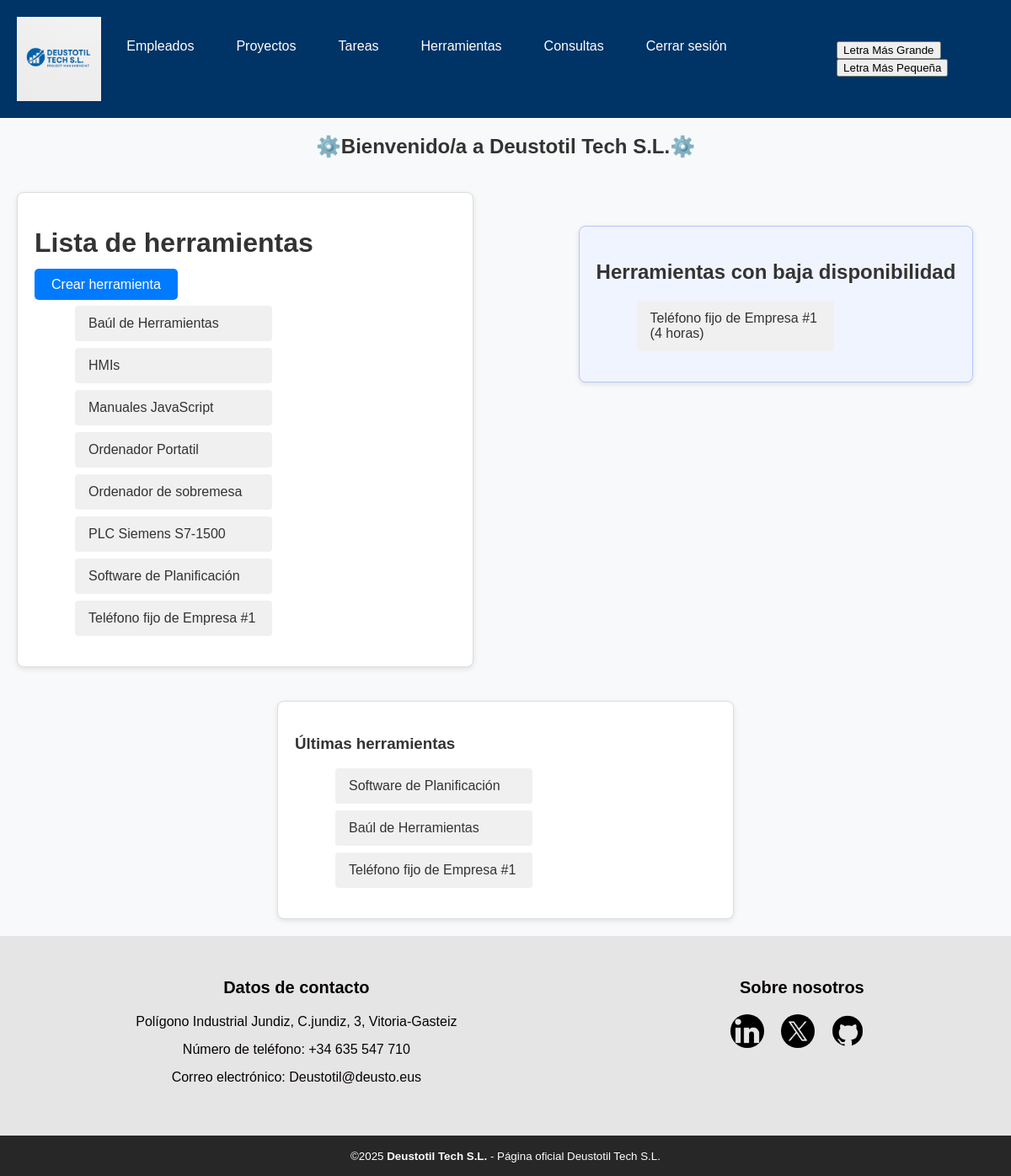
The app's page /AppDjango/herramientas/ (signed in) with its own data.
### AppDjango/models.py (models this page shows, shortened)
class Herramienta(models.Model):
    nombre = models.CharField(max_length=100)
    descripcion = models.TextField()
    horas_disponibilidad = models.IntegerField(default=0)
    fecha_compra = models.DateTimeField(null=True, blank=True) # null: si se deja vacio en formulario (en bd = null)
    caducidad_garantia = models.DateField(null=True, blank=True) # null: si se deja vacio en formulario (en bd = null)
    pertenencia = models.CharField(max_length=20, choices=DEPARTAMENTOS, default='otro')

### AppDjango/views.py (the view)
# urls.py: path('herramientas/', HerramientaListView.as_view(), name='herramientas'),
class HerramientaListView(LoginRequiredMixin,View):
    def get(self, request):
        herramientas = Herramienta.objects.order_by("nombre")
        ultimas_herramientas = Herramienta.objects.order_by('-id')[:3]
        context = {
            "lista_herramientas": herramientas,
            "ultimas_herramientas": ultimas_herramientas,
        }
        return render(request, "listado-herramientas.html", context)

### AppDjango/templates/listado-herramientas.html
{% extends "base.html" %}
{% block contenido %}
<div class="lista-contenedor">
    <div class="contenido-principal">
        <h1>Lista de herramientas</h1>
        <a href="{% url 'crear_herramienta' %}" class="boton-crear">Crear herramienta</a>
        <ul class="lista">
            {% for herramienta in lista_herramientas %}
                <li class="item-lista">
                    <a href="{% url 'detalle_herramienta' herramienta.pk %}">
                        {{ herramienta.nombre }}
                    </a>
                </li>
            {% endfor %}
        </ul>
    </div>
    <div class="funcionalidad-extra">
        <h2>Herramientas con baja disponibilidad</h2>
        <ul class="lista">
            {% for herramienta in lista_herramientas %}
                {% if herramienta.horas_disponibilidad < 5 %}
                    <li class="item-lista">
                        <a href="{% url 'detalle_herramienta' herramienta.pk %}">
                            {{ herramienta.nombre }} ({{ herramienta.horas_disponibilidad }} horas)
                        </a>
                    </li>
                {% endif %}
            {% empty %}
                <li>No hay herramientas con baja disponibilidad</li>
            {% endfor %}
        </ul>
    </div>
</div>
{% endblock %}
{% block listado_lateral %}
<div class="lista-contenedor">
    <div class="seccion-lateral">
        <h3>Últimas herramientas</h3>
        <ul class="lista">
            {% for herramienta in ultimas_herramientas %}
                <li>
                    <a href="{% url 'detalle_herramienta' herramienta.pk %}">
                        {{ herramienta.nombre }}
                    </a>
                </li>
            {% empty %}
                <li class="mensaje-vacio">No hay herramientas recientes</li>
            {% endfor %}
        </ul>
    </div>
</div>
{% endblock %}

### static/css/styles.css (style rules this page uses)
body { margin: 0; font-family: Arial, sans-serif; background-color: #f8f9fa; color: #333; }
h2 { text-align: center; margin-top: 20px; }
.lista-contenedor { display: flex; justify-content: center; align-items: flex-start; gap: 100px; flex-wrap: wrap; padding: 20px; max-width: 1200px; margin: 0 auto; }
.contenido-principal, .seccion-lateral { flex: 1 1 500px; max-width: 500px; padding: 20px; background-color: #fff; border-radius: 8px; box-shadow: 0 2px 6px rgba(0, 0, 0, 0.1); border: 1px solid #ddd; }
.seccion-lateral h3 { align-items: center; }
.lista { list-style-type: none; width: 100%; max-width: 250px; }
.lista li { background-color: #f0f0f0; margin: 8px; padding: 12px 16px; border-radius: 4px; }
.lista li a { text-decoration: none; color: #333; display: block; }
.funcionalidad-extra { max-width: 600px; margin: 40px auto; padding: 20px; border-radius: 8px; box-shadow: 0 2px 6px rgba(0, 0, 0, 0.1); background-color: #f0f4ff; border: 1px solid #b3c7ff; }
.boton-crear { background-color: #007bff; color: #fff; border: none; padding: 10px 20px; font-size: 16px; border-radius: 5px; text-decoration: none; }

### records on screen
Herramienta: nombre "Baúl de Herramientas"
Herramienta: nombre "HMIs"
Herramienta: nombre "Manuales JavaScript"
Herramienta: nombre "Ordenador Portatil"
Herramienta: nombre "Ordenador de sobremesa"
Herramienta: nombre "PLC Siemens S7-1500"
Herramienta: nombre "Software de Planificación"
Herramienta: nombre "Teléfono fijo de Empresa #1", horas_disponibilidad "4"
